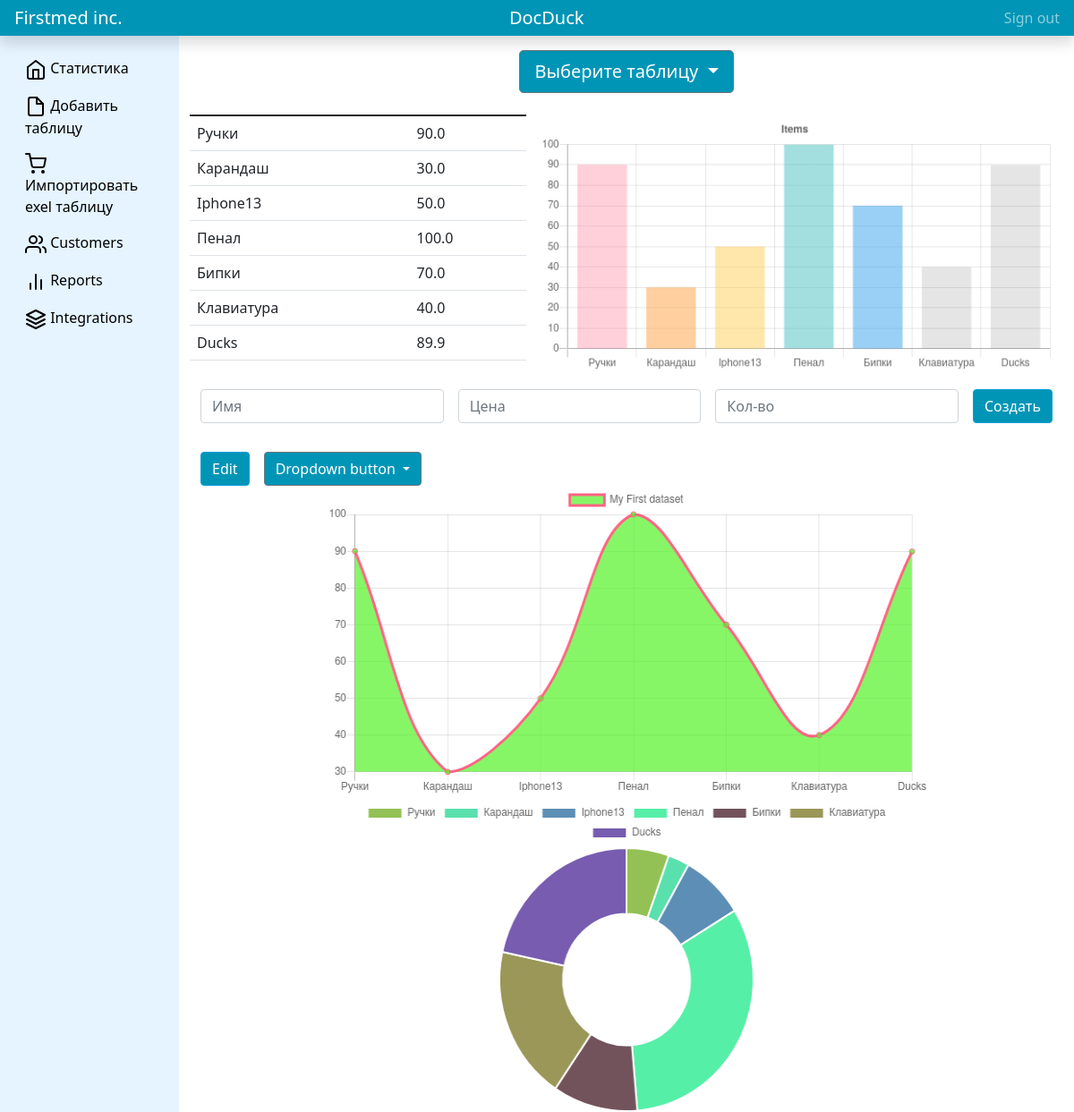
The page /viewer (signed in) on the database as committed earlier.
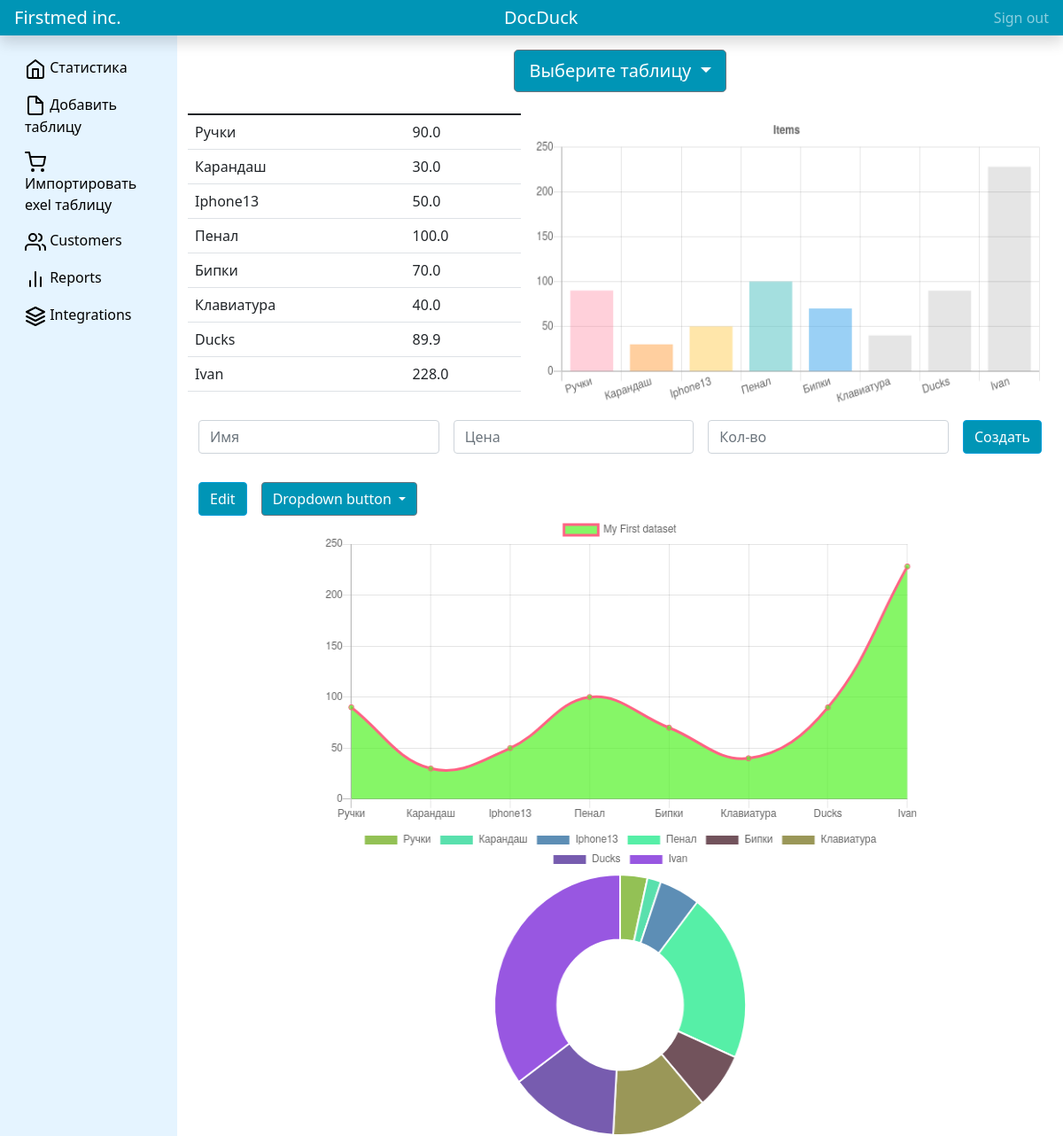
The same page on the database as committed later.
### Httpapp/models.py (models this page shows, shortened)
class User (db.Model, UserMixin):
    id = db.Column(db.Integer, primary_key=True)
    login = db.Column(db.String(100), nullable=False, unique=True)
    password = db.Column(db.String(100), nullable=False,)
    is_Admin = db.Column(db.Boolean, default=False)

class Items(db.Model):
    id = db.Column(db.Integer, primary_key=True)
    name = db.Column(db.String(100), nullable=False)
    price = db.Column(db.Float(100), nullable=False)
    amount = db.Column()

### Httpapp/roots.py (the view, shortened to what this page needs)
@apps.route('/viewer', methods=['POST', 'GET'])
@login_required
def viewer():
    items = Items.query.order_by(Items.id).all()
    return render_template("viewer.html", items=items)

### Httpapp/roots.py (called while the page is built)
@manager.user_loader
def load_user(user_id):
    return User.query.get(user_id)

### Httpapp/templates/viewer.html (shortened to what this page needs)
{% extends 'base.html' %}
{% block body %}
    <div class="row">
        <table class="table col">
            <tbody>
            {% for el in items %}
                <tr>
                    <td>{{ el.name }}</td>
                    <td>{{ el.price }}</td>
                </tr>
            {% endfor %}
            </tbody>
        </table>
        <canvas id="1chart" draggable="true" style="width:100%; max-width:600px"></canvas>
        <form class="container d-flex" action="/adprod" method="post">
            <input class="form-control mt-3 me-3" name="name" placeholder="Имя" type="text">
            <input class="form-control mt-3 me-3" name="price" placeholder="Цена" type="text">
            <input class="form-control mt-3 me-3" name="amount" placeholder="Кол-во" type="text">
            <input class="mt-3 btn btn-success" value="Создать" type="submit">
        </form>
        <div class="d-flex mt-3">
            <a href="editviewer">
                <button class="btn btn-success me-3">Edit</button>
            </a>
            <div class="dropdown">
                <button class="btn btn-secondary dropdown-toggle" type="button" id="dropdownMenuButton1"
                        data-bs-toggle="dropdown" aria-expanded="false">Dropdown button
                </button>
            </div>
        </div>
        <script>
            var xValues = [{% for el in items %}"{{ el.name }}",{% endfor %}];
            var yValues = [{% for el in items %}{{ el.price }}, {% endfor %}];
            var barColors = ['rgba(255, 99, 132, 0.3)', 'rgba(255, 159, 64, 0.5)', 'rgba(255, 205, 86, 0.5)', 'rgba(75, 192, 192, 0.5)', 'rgba(54, 162, 235, 0.5)',];
            new Chart("1chart", {
                type: "bar",
                data: {
                    labels: xValues,
                    datasets: [{
                        backgroundColor: barColors,
                        data: yValues
                    }]
                },
                options: {
                    legend: {display: false},
                    title: {
                        display: true,
                        text: "Items"
                    },
                    scales: {
                        yAxes: [{ticks: {min: 0}}],
                    }
                }
            });
        </script>
    </div>
    <div class="row justify-content-center">
<canvas style="width:50%; max-width:700px" id="line"></canvas>
<canvas style="width:50%; max-width:700px" id="pie"></canvas>
    </div>
<script>var myChart = new Chart(document.getElementById('line'), config);</script>
<script>var myChart = new Chart(document.getElementById('pie'), config);</script>
{% endblock %}

### Httpapp/templates/base.html (shortened to what this page needs)
<head>
    <link rel="stylesheet" href="{{ url_for('static', filename="css/bootstrap.css") }}">
     <link rel="stylesheet" href="{{ url_for('static', filename="css/main.css") }}">
    <link rel="stylesheet" href="https://cdn.jsdelivr.net/npm/charts.css/dist/charts.min.css">
</head>
<body>
<header class="navbar navbar-dark sticky-top bg-blue flex-md-nowrap p-0 shadow">
    <a class="navbar-brand col-md-3 col-lg-1 me-0 px-3" href="#">Firstmed inc.</a>
    <a class="navbar-brand col-md-3 col-lg-1 me-0 px-3" href="#">{{ current_user.login }}</a>
    <div class="navbar-nav">
        <div class="nav-item text-nowrap">
            <a class="nav-link px-3" href="{{ url_for("logout") }}">Sign out</a>
        </div>
    </div>
</header>
<div class="container-fluid">
    <div class="row" style="height: 100%">
        <nav id="sidebarMenu" class="col-md-3 col-lg-2 d-md-block bg-light-blue sidebar collapse">
            <div class="position-sticky pt-3">
                <ul class="nav flex-column">
                    <li class="nav-item">
                        <a class="nav-link active" aria-current="page" href="viewer">
                            Статистика
                        </a>
                    </li>
                    <li class="nav-item">
                        <a class="nav-link" href="test">
                            Добавить таблицу
                        </a>
                    </li>
                    <li class="nav-item">
                        <a class="nav-link" href="{{ url_for("addtable") }}">
                            Импортировать exel таблицу
                        </a>
                    </li>
                    <li class="nav-item">
                        <a class="nav-link" href="#">
                            Customers
                        </a>
                    </li>
                    <li class="nav-item">
                        <a class="nav-link" href="#">
                            Reports
                        </a>
                    </li>
                    <li class="nav-item">
                        <a class="nav-link" href="#">
                            Integrations
                        </a>
                    </li>
                </ul>
            </div>
        </nav>
        <main class="col-md-9 ms-sm-auto col-lg-10 px-md-4">
            <div class="d-flex justify-content-center flex-wrap flex-md-nowrap align-items-center pt-3 pb-2 mb-3 ">
                <div class="btn-group ">
                    <button class="btn btn-secondary btn-lg dropdown-toggle" type="button" data-bs-toggle="dropdown"
                            aria-expanded="false">
                        Выберите таблицу
                    </button>
                </div>
            </div>
            {% block body %} {% endblock %}
        </main>
    </div>
</div>
</body>

### Httpapp/static/css/main.css (style rules this page uses)
.bg-blue { background-color: #0095b6; }
.bg-light-blue { background-color: #e5f4ff; }

Rows that differ between the two databases and show on the page:
added Items: name "Ivan", price "228.0"
Other text that changed with them:
chart data {{ el.name }}: Ручки, Карандаш, Iphone13, Пенал, Бипки, Клавиатура, Ducks → Ручки, Карандаш, Iphone13, Пенал, Бипки, Клавиатура, Ducks, Ivan
chart data {{ el.price }}: 90.0, 30.0, 50.0, 100.0, 70.0, 40.0, 89.9 → 90.0, 30.0, 50.0, 100.0, 70.0, 40.0, 89.9, 228.0
